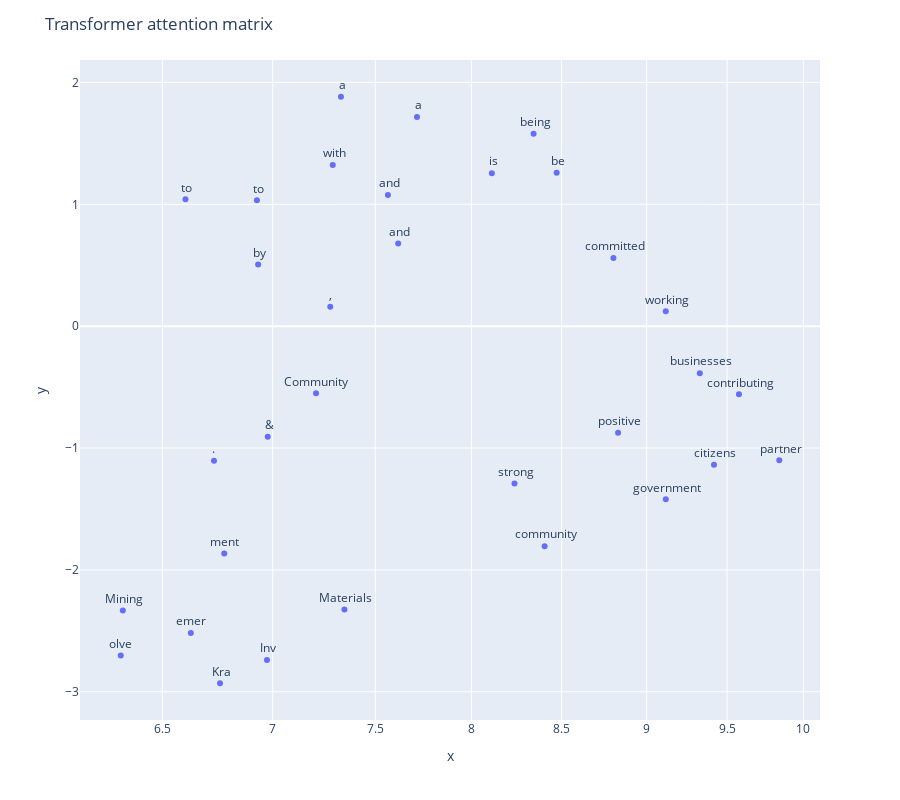

The cell this chart's notebook holds for it:
### Code cell
V = model.value.cpu()
attention = energy @ V(pos_emb)
print(tokenizer.decode(tokens.tolist()))
plot_embedding(attention.detach(), tokens, title="Transformer attention matrix")

### Figure 1 — Plotly figure (JSON) as saved in the notebook; plotly's stock layout.template omitted (floating-point values rounded to 4 significant figures)
{"data": [{"hovertemplate": "x=%{x}<br>y=%{y}<br>text=%{text}<extra></extra>", "legendgroup": "", "marker": {"color": "#636efa", "symbol": "circle"}, "mode": "markers+text", "name": "", "orientation": "v", "showlegend": false, "text": ["Community", " Inv", "olve", "ment", ".", " Kra", "emer", " Mining", " &", " Materials", " is", " committed", " to", " being", " a", " strong", " community", " partner", " by", " working", " with", " citizens", ",", " businesses", " and", " government", " to", " be", " a", " positive", " and", " contributing"], "textposition": "top center", "type": "scatter", "x": [7.207, 6.973, 6.321, 6.776, 6.729, 6.757, 6.625, 6.329, 6.977, 7.346, 8.111, 8.801, 6.926, 8.341, 7.713, 8.235, 8.404, 9.839, 6.932, 9.116, 7.288, 9.417, 7.276, 9.327, 7.616, 9.117, 6.602, 8.472, 7.329, 8.829, 7.564, 9.576], "xaxis": "x", "y": [-0.5506, -2.74, -2.703, -1.866, -1.105, -2.93, -2.518, -2.333, -0.9067, -2.326, 1.255, 0.5587, 1.033, 1.579, 1.717, -1.291, -1.806, -1.101, 0.5053, 0.1217, 1.322, -1.137, 0.1596, -0.3856, 0.6777, -1.421, 1.041, 1.259, 1.883, -0.8736, 1.076, -0.5593], "yaxis": "y"}], "layout": {"height": 800, "legend": {"tracegroupgap": 0}, "margin": {"t": 60}, "title": {"text": "Transformer attention matrix"}, "xaxis": {"anchor": "y", "domain": [0, 1], "title": {"text": "x"}, "type": "log"}, "yaxis": {"anchor": "x", "domain": [0, 1], "title": {"text": "y"}}}}
